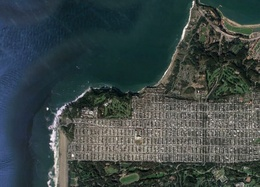
%> input picture boundary.jpg, 260 x 187 px, shrunk from 1662 x 1194 before the run
$ octave city_density.m   (GNU Octave 9; MATLAB toolbox functions it lacks are replaced by stand-ins)
%> lines starting %> are read from the running program, lines starting %| are printed output that depends on the picture; in (x1, y1, x2, y2) boxes, pixels count from 0 and x2, y2 are one past the last pixel; in counts of white or black regions, pixels touching at a corner belong together; the program's own positions count from 1
### highlight_edges.m
function [ new_image ] = highlight_edges ( image, color )

    image_size = size(image);
    height = image_size(1);
    width = image_size(2);

    threshold = 80;

    for x = 1:width-1
        for y = 1:height-1
            distance = 0;

            for channel = 1:3
               difference1 = abs(double(image(y, x, channel)) - double(image(y+1, x, channel)));
               difference2 = abs(double(image(y, x, channel)) - double(image(y, x+1, channel)));
               difference3 = abs(double(image(y, x, channel)) - double(image(y+1, x+1, channel)));

               difference = max([ difference1; difference2; difference3]);
               difference_squared = difference^2;

               if (channel == 2)
                   difference_squared = difference_squared*10;
               end

               distance = distance + difference_squared;
               distance = distance^0.5;
            end

            if (distance > threshold)
                image(y, x, 1) = color(1);
                image(y, x, 2) = color(2);
                image(y, x, 3) = color(3);
            end
        end
    end

    new_image = image;
    return;
end

### extract_edges.m
function [ new_image ] = extract_edges( image, color )
    image_size = size(image);
    height = image_size(1);
    width = image_size(2);
    new_image = zeros(height, width, 3, 'uint8');

    for x = 1:width
        for y = 1:height
            if image(y, x, 1) == color(1) && image(y, x, 2) == color(2) && image(y, x, 3) == color(3)
                new_image(y,x,1) = 255;
                new_image(y,x,2) = 255;
                new_image(y,x,3) = 255;
            end
        end
    end

    return;
end

### remove_dots.m
function [ new_image ] = remove_dots ( image )

    image_size = size(image);
    height = image_size(1);
    width = image_size(2);

    for x = 1:width-1
        for y = 1:height-1
            count = 0;
            for i = x-1:x+1
                for j = y-1:y+1
                    if (i > 0 && i <= width && j > 0 && j <= height && image(y, x) == 255)
                        if image(j, i) == 255
                            count = count + 1;
                        end
                    end
                end
            end

            if count == 1
                image(y, x) = 0;
            end
        end
    end

    new_image = image;

    return;
end

### city_density.m
close all;

%% Read in image
file = 'boundary.jpg';
original_image = imread(file);
%> original_image is the input picture: size 187x260x3 uint8; mean R, G, B 59.5, 70.8, 70.2
%figure(1);clf;
%imshow(original_image);

%% Get image dimensions
[ m, n, z ] = size(original_image);
%> m = 187; n = 260; z = 3

%% Highlight borders with pink
color = [ 255 0 225 ];
image = imsharpen(original_image); % sharpen image
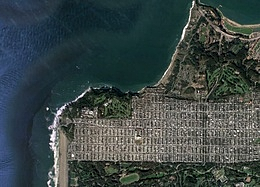
%> image: size 187x260x3 uint8; mean R, G, B 59.8, 71.1, 70.6
image = highlight_edges(image, color); % make edges pink
%> after the loop in highlight_edges, `for x = 1:width-1`:
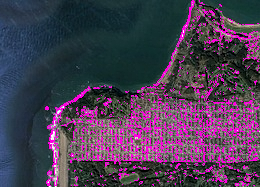
%> image: size 187x260x3 uint8; 10.05% of pixels changed, all inside (x1, y1, x2, y2) = (45, 0, 259, 186)
%figure(2); clf;
%imshow(image);

%% Extract edges
extracted_image = extract_edges(image, color);
%> after the loop in extract_edges, `for x = 1:width`:
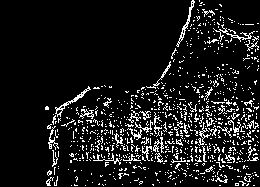
%> new_image: size 187x260x3 uint8; 10% white in thin lines or dots, all inside (x1, y1, x2, y2) = (45, 0, 259, 186)
figure(3); clf;
imshow(extracted_image);

%% Filter dots out of image
BW = extracted_image(:, :, 1);
filtered_image = remove_dots(BW);
%> after the loop in remove_dots, `for x = 1:width-1`:
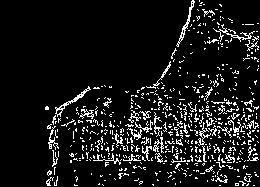
%> image: size 187x260 uint8; 9.5% white in thin lines or dots, all inside (x1, y1, x2, y2) = (45, 0, 259, 186)
filtered_image = remove_dots(filtered_image);
filtered_image = remove_dots(filtered_image);
figure(4); clf;
imshow(filtered_image);

%% Morphological Operations
rect = strel('rectangle', [ 15 15 ]);
filled_image = imclose(filtered_image, rect);
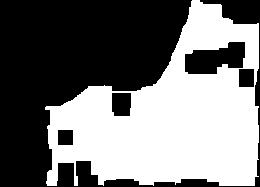
%> filled_image: size 187x260 uint8; 46.6% white; 1 white region, box (x1, y1, x2, y2) and area: (45, 0, 259, 186) 22656
filled_image = imclose(filled_image, rect);
filled_image = imclose(filled_image, rect);
figure(5); clf;
imshow(filled_image, []);

$ run again, with 2000.jpg copied over boundary.jpg
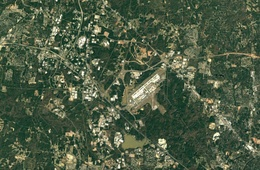
%> input picture 2000.jpg, 260 x 170 px, shrunk from 1686 x 1102 before the run
%> original_image is the input picture: size 170x260x3 uint8; mean R, G, B 77.5, 92.1, 68.8
%> after the loop in extract_edges, `for x = 1:width`:
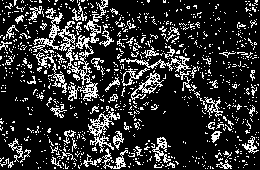
%> new_image: size 170x260x3 uint8; 18.7% white in thin lines or dots
%> BW: size 170x260 uint8; 18.7% white in thin lines or dots
%> `filled_image = imclose(filtered_image, rect);`:
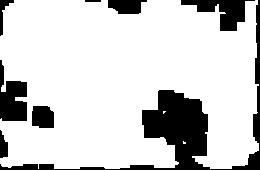
%> filled_image: size 170x260 uint8; 81.4% white; 8 black regions, largest, box (x1, y1, x2, y2) and area: (0, 0, 260, 170) 4901, (0, 60, 27, 121) 1049, (181, 0, 255, 31) 1030

$ run again, with grass_city.jpg copied over boundary.jpg
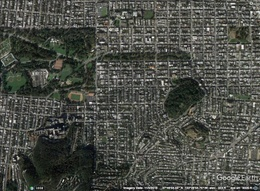
%> input picture grass_city.jpg, 260 x 191 px, shrunk from 1120 x 822 before the run
%> original_image is the input picture: size 191x260x3 uint8; mean R, G, B 74.6, 76.9, 70.3
%> after the loop in extract_edges, `for x = 1:width`:
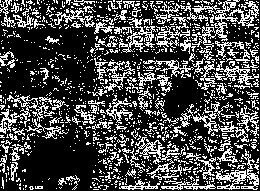
%> new_image: size 191x260x3 uint8; 28.3% white in thin lines or dots
%> BW: size 191x260 uint8; 28.3% white in thin lines or dots
%> `filled_image = imclose(filtered_image, rect);`:
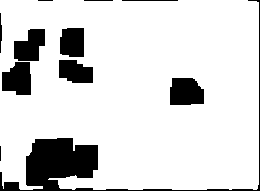
%> filled_image: size 191x260 uint8; 85.2% white; 11 black regions (2 under 20 px), largest, box (x1, y1, x2, y2) and area: (0, 0, 260, 191) 3582, (170, 78, 204, 105) 816, (2, 62, 31, 95) 782
